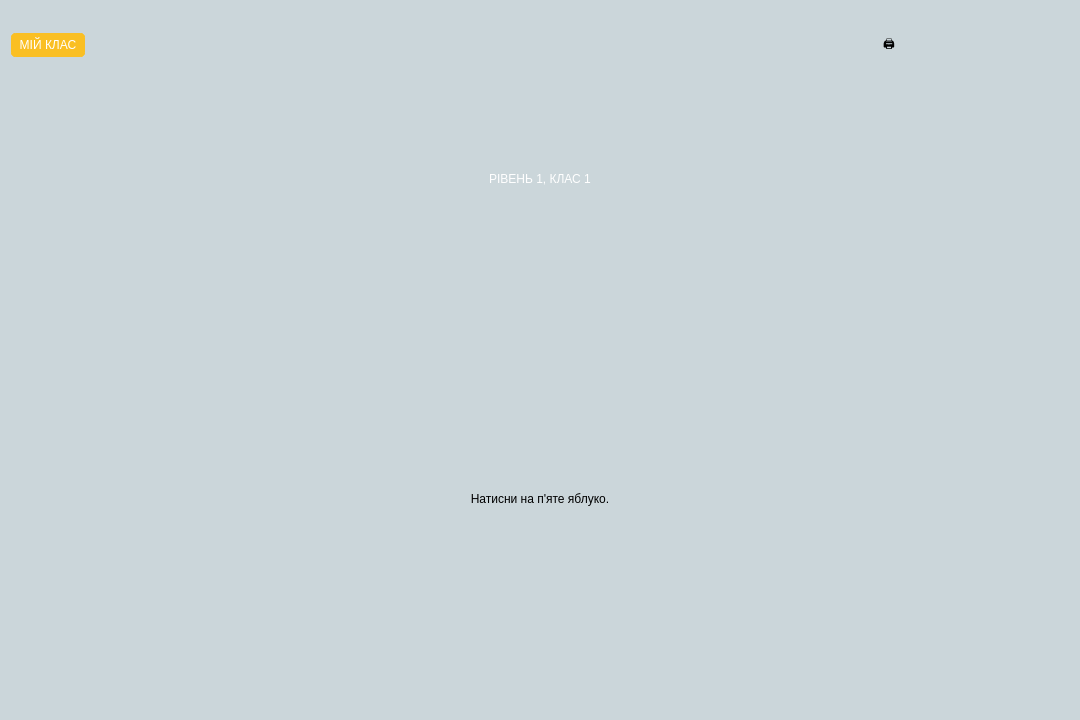
<?xml version="1.0" encoding="UTF-8"?>
<ui version="4.0">
 <class>G1_L1</class>
 <widget class="QDialog" name="G1_L1">
  <property name="geometry">
   <rect>
    <x>0</x>
    <y>0</y>
    <width>1080</width>
    <height>720</height>
   </rect>
  </property>
  <property name="minimumSize">
   <size>
    <width>50</width>
    <height>50</height>
   </size>
  </property>
  <property name="windowTitle">
   <string>Dialog</string>
  </property>
  <property name="styleSheet">
   <string notr="true">#G1_L1{background-color: #cbd6da;}</string>
  </property>
  <layout class="QVBoxLayout" name="verticalLayout_3">
   <item>
    <layout class="QVBoxLayout" name="verticalLayout">
     <item>
      <layout class="QVBoxLayout" name="verticalLayout_2">
       <item>
        <layout class="QHBoxLayout" name="horizontalLayout_2">
         <property name="spacing">
          <number>0</number>
         </property>
         <item>
          <widget class="QPushButton" name="homeButton">
           <property name="styleSheet">
            <string notr="true">#homeButton{
background-color:rgb(250, 191, 35);
color: white;
font: 15pt &quot;Yu Gothic UI Semilight&quot;;
border:5px solid;
border-radius: 5px;
border-color: rgb(250, 191, 35);
}

#homeButton:hover{
border-color: rgb(45, 44, 44);
background-color: rgb(45, 44, 44);
color: white;
font: 14pt &quot;Yu Gothic UI Semilight&quot;;}</string>
           </property>
           <property name="text">
            <string> МІЙ КЛАС </string>
           </property>
          </widget>
         </item>
         <item>
          <spacer name="horizontalSpacer">
           <property name="orientation">
            <enum>Qt::Horizontal</enum>
           </property>
           <property name="sizeHint" stdset="0">
            <size>
             <width>40</width>
             <height>20</height>
            </size>
           </property>
          </spacer>
         </item>
         <item>
          <widget class="QPushButton" name="printButton">
           <property name="minimumSize">
            <size>
             <width>60</width>
             <height>60</height>
            </size>
           </property>
           <property name="styleSheet">
            <string notr="true">#printButton{
font: 25pt &quot;Yu Gothic UI Semilight&quot;;
	background-color: rgb(203, 214, 218);
border: 0px;
}

#printButton:hover{
font: 30pt &quot;Yu Gothic UI Semilight&quot;;
	background-color: white;
border: 2px;
border-radius: 15px;
border-color: rgb(203, 214, 218);
}</string>
           </property>
           <property name="text">
            <string>🖨</string>
           </property>
          </widget>
         </item>
         <item>
          <widget class="QLabel" name="logo">
           <property name="minimumSize">
            <size>
             <width>150</width>
             <height>0</height>
            </size>
           </property>
           <property name="styleSheet">
            <string notr="true">image: url(:/res/img/title.png);</string>
           </property>
           <property name="text">
            <string/>
           </property>
          </widget>
         </item>
        </layout>
       </item>
       <item>
        <spacer name="verticalSpacer_3">
         <property name="orientation">
          <enum>Qt::Vertical</enum>
         </property>
         <property name="sizeType">
          <enum>QSizePolicy::Minimum</enum>
         </property>
         <property name="sizeHint" stdset="0">
          <size>
           <width>20</width>
           <height>40</height>
          </size>
         </property>
        </spacer>
       </item>
      </layout>
     </item>
    </layout>
   </item>
   <item>
    <layout class="QHBoxLayout" name="horizontalLayout_3">
     <item>
      <spacer name="verticalSpacer_2">
       <property name="orientation">
        <enum>Qt::Vertical</enum>
       </property>
       <property name="sizeType">
        <enum>QSizePolicy::Minimum</enum>
       </property>
       <property name="sizeHint" stdset="0">
        <size>
         <width>20</width>
         <height>20</height>
        </size>
       </property>
      </spacer>
     </item>
     <item>
      <widget class="QLabel" name="title">
       <property name="styleSheet">
        <string notr="true">color: white;
font: 40pt &quot;Yu Gothic UI Semilight&quot;;
</string>
       </property>
       <property name="text">
        <string>РІВЕНЬ 1, КЛАС 1</string>
       </property>
       <property name="alignment">
        <set>Qt::AlignCenter</set>
       </property>
      </widget>
     </item>
     <item>
      <spacer name="verticalSpacer">
       <property name="orientation">
        <enum>Qt::Vertical</enum>
       </property>
       <property name="sizeType">
        <enum>QSizePolicy::Minimum</enum>
       </property>
       <property name="sizeHint" stdset="0">
        <size>
         <width>20</width>
         <height>20</height>
        </size>
       </property>
      </spacer>
     </item>
    </layout>
   </item>
   <item>
    <layout class="QHBoxLayout" name="horizontalLayout">
     <item>
      <widget class="QPushButton" name="answ_1">
       <property name="minimumSize">
        <size>
         <width>0</width>
         <height>200</height>
        </size>
       </property>
       <property name="styleSheet">
        <string notr="true">#answ_1{
	background-image: url(:/res/img/BG.png);
	image: url(:/res/img/red_apple1.png);
border: 0px;
}
#answ_1:hover{
	image: url(:/res/img/red_apple2.png);
}


</string>
       </property>
       <property name="text">
        <string/>
       </property>
      </widget>
     </item>
     <item>
      <widget class="QPushButton" name="answ_2">
       <property name="minimumSize">
        <size>
         <width>0</width>
         <height>200</height>
        </size>
       </property>
       <property name="styleSheet">
        <string notr="true">#answ_2{
	background-image: url(:/res/img/BG.png);
	image: url(:/res/img/yellow_apple2.png);
	border: 0px;
}
#answ_2:hover{
	image: url(:/res/img/yellow_apple1.png);
}

</string>
       </property>
       <property name="text">
        <string/>
       </property>
      </widget>
     </item>
     <item>
      <widget class="QPushButton" name="answ_3">
       <property name="minimumSize">
        <size>
         <width>0</width>
         <height>200</height>
        </size>
       </property>
       <property name="styleSheet">
        <string notr="true">#answ_3{
	background-image: url(:/res/img/BG.png);
	image: url(:/res/img/red_apple1.png);
border: 0px;
}
#answ_3:hover{
	image: url(:/res/img/red_apple2.png);
}

</string>
       </property>
       <property name="text">
        <string/>
       </property>
      </widget>
     </item>
     <item>
      <widget class="QPushButton" name="answ_4">
       <property name="minimumSize">
        <size>
         <width>0</width>
         <height>200</height>
        </size>
       </property>
       <property name="styleSheet">
        <string notr="true">#answ_4{
	background-image: url(:/res/img/BG.png);
	image: url(:/res/img/yellow_apple2.png);
border: 0px;
}
#answ_4:hover{
	image: url(:/res/img/yellow_apple1.png);
}

</string>
       </property>
       <property name="text">
        <string/>
       </property>
      </widget>
     </item>
     <item>
      <widget class="QPushButton" name="answ_5">
       <property name="minimumSize">
        <size>
         <width>0</width>
         <height>200</height>
        </size>
       </property>
       <property name="styleSheet">
        <string notr="true">#answ_5{
	background-image: url(:/res/img/BG.png);
	image: url(:/res/img/red_apple1.png);
border: 0px;
}
#answ_5:hover{
	image: url(:/res/img/red_apple2.png);
}

</string>
       </property>
       <property name="text">
        <string/>
       </property>
      </widget>
     </item>
     <item>
      <widget class="QPushButton" name="answ_6">
       <property name="minimumSize">
        <size>
         <width>0</width>
         <height>200</height>
        </size>
       </property>
       <property name="styleSheet">
        <string notr="true">#answ_6{
	background-image: url(:/res/img/BG.png);
	image: url(:/res/img/yellow_apple2.png);
border: 0px;
}
#answ_6:hover{
	image: url(:/res/img/yellow_apple1.png);
}

</string>
       </property>
       <property name="text">
        <string/>
       </property>
      </widget>
     </item>
     <item>
      <widget class="QPushButton" name="answ_7">
       <property name="minimumSize">
        <size>
         <width>0</width>
         <height>200</height>
        </size>
       </property>
       <property name="styleSheet">
        <string notr="true">#answ_7{
	background-image: url(:/res/img/BG.png);
	image: url(:/res/img/red_apple1.png);
border: 0px;
}
#answ_7:hover{
	image: url(:/res/img/red_apple2.png);
}

</string>
       </property>
       <property name="text">
        <string/>
       </property>
      </widget>
     </item>
    </layout>
   </item>
   <item>
    <widget class="QLabel" name="task">
     <property name="styleSheet">
      <string notr="true">
font: 25pt &quot;Yu Gothic UI Semilight&quot;;</string>
     </property>
     <property name="text">
      <string>Натисни на п'яте яблуко.</string>
     </property>
     <property name="alignment">
      <set>Qt::AlignCenter</set>
     </property>
    </widget>
   </item>
   <item>
    <layout class="QHBoxLayout" name="horizontalLayout_4">
     <item>
      <spacer name="verticalSpacer_4">
       <property name="orientation">
        <enum>Qt::Vertical</enum>
       </property>
       <property name="sizeType">
        <enum>QSizePolicy::Minimum</enum>
       </property>
       <property name="sizeHint" stdset="0">
        <size>
         <width>20</width>
         <height>40</height>
        </size>
       </property>
      </spacer>
     </item>
     <item>
      <widget class="QPushButton" name="backButton">
       <property name="minimumSize">
        <size>
         <width>200</width>
         <height>120</height>
        </size>
       </property>
       <property name="styleSheet">
        <string notr="true">#backButton{
	background-image: url(:/res/img/BG.png);
	image: url(:/res/img/back.png);
    border: 0px;
}
#backButton:hover{
	image: url(:/res/img/back2.png);
}

</string>
       </property>
       <property name="text">
        <string/>
       </property>
      </widget>
     </item>
     <item>
      <spacer name="horizontalSpacer_2">
       <property name="orientation">
        <enum>Qt::Horizontal</enum>
       </property>
       <property name="sizeHint" stdset="0">
        <size>
         <width>40</width>
         <height>20</height>
        </size>
       </property>
      </spacer>
     </item>
     <item>
      <widget class="QPushButton" name="nextButton">
       <property name="minimumSize">
        <size>
         <width>200</width>
         <height>150</height>
        </size>
       </property>
       <property name="styleSheet">
        <string notr="true">#nextButton{
	background-image: url(:/res/img/BG.png);
	image: url(:/res/img/next.png);
border: 0px;
}
#nextButton:hover{
	image: url(:/res/img/next2.png);
}

</string>
       </property>
       <property name="text">
        <string/>
       </property>
      </widget>
     </item>
    </layout>
   </item>
  </layout>
 </widget>
 <resources/>
 <connections/>
</ui>
